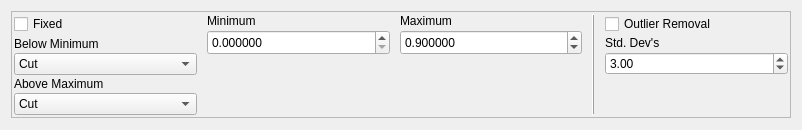
<?xml version="1.0" encoding="UTF-8"?>
<ui version="4.0">
 <class>formWidgetGrayScaleImgInfoBar</class>
 <widget class="QWidget" name="formWidgetGrayScaleImgInfoBar">
  <property name="geometry">
   <rect>
    <x>0</x>
    <y>0</y>
    <width>802</width>
    <height>130</height>
   </rect>
  </property>
  <property name="windowTitle">
   <string>Form</string>
  </property>
  <layout class="QVBoxLayout" name="verticalLayout">
   <item>
    <widget class="QFrame" name="mainFrame">
     <property name="sizePolicy">
      <sizepolicy hsizetype="Expanding" vsizetype="Fixed">
       <horstretch>0</horstretch>
       <verstretch>0</verstretch>
      </sizepolicy>
     </property>
     <property name="minimumSize">
      <size>
       <width>780</width>
       <height>0</height>
      </size>
     </property>
     <property name="frameShape">
      <enum>QFrame::StyledPanel</enum>
     </property>
     <property name="frameShadow">
      <enum>QFrame::Plain</enum>
     </property>
     <layout class="QHBoxLayout" name="horizontalLayout">
      <property name="spacing">
       <number>10</number>
      </property>
      <property name="leftMargin">
       <number>2</number>
      </property>
      <property name="topMargin">
       <number>2</number>
      </property>
      <property name="rightMargin">
       <number>2</number>
      </property>
      <property name="bottomMargin">
       <number>2</number>
      </property>
      <item>
       <layout class="QVBoxLayout" name="verticalLayoutFixedCutCompress">
        <property name="spacing">
         <number>2</number>
        </property>
        <item>
         <widget class="QCheckBox" name="checkBoxFixed">
          <property name="text">
           <string>Fixed</string>
          </property>
          <property name="checked">
           <bool>false</bool>
          </property>
         </widget>
        </item>
        <item>
         <widget class="QLabel" name="labelBelowMin">
          <property name="text">
           <string>Below Minimum</string>
          </property>
         </widget>
        </item>
        <item>
         <widget class="QComboBox" name="comboBoxBelowMin">
          <item>
           <property name="text">
            <string>Cut</string>
           </property>
          </item>
          <item>
           <property name="text">
            <string>Compress</string>
           </property>
          </item>
         </widget>
        </item>
        <item>
         <widget class="QLabel" name="labelAboveMax">
          <property name="text">
           <string>Above Maximum</string>
          </property>
         </widget>
        </item>
        <item>
         <widget class="QComboBox" name="comboBoxAboveMax">
          <item>
           <property name="text">
            <string>Cut</string>
           </property>
          </item>
          <item>
           <property name="text">
            <string>Compress</string>
           </property>
          </item>
         </widget>
        </item>
       </layout>
      </item>
      <item>
       <layout class="QVBoxLayout" name="verticalLayoutMinValue">
        <property name="spacing">
         <number>2</number>
        </property>
        <item>
         <widget class="QLabel" name="labelMinValue">
          <property name="text">
           <string>Minimum</string>
          </property>
         </widget>
        </item>
        <item>
         <widget class="QDoubleSpinBox" name="spinBoxMin">
          <property name="minimumSize">
           <size>
            <width>0</width>
            <height>25</height>
           </size>
          </property>
          <property name="decimals">
           <number>6</number>
          </property>
          <property name="singleStep">
           <double>0.001000000000000</double>
          </property>
         </widget>
        </item>
        <item>
         <spacer name="verticalSpacer">
          <property name="orientation">
           <enum>Qt::Vertical</enum>
          </property>
          <property name="sizeHint" stdset="0">
           <size>
            <width>20</width>
            <height>40</height>
           </size>
          </property>
         </spacer>
        </item>
       </layout>
      </item>
      <item>
       <layout class="QVBoxLayout" name="verticalLayoutMaxValue">
        <property name="spacing">
         <number>2</number>
        </property>
        <item>
         <widget class="QLabel" name="labelMaxValue">
          <property name="text">
           <string>Maximum</string>
          </property>
         </widget>
        </item>
        <item>
         <widget class="QDoubleSpinBox" name="spinBoxMaxValue">
          <property name="minimumSize">
           <size>
            <width>0</width>
            <height>25</height>
           </size>
          </property>
          <property name="decimals">
           <number>6</number>
          </property>
          <property name="value">
           <double>0.900000000000000</double>
          </property>
         </widget>
        </item>
        <item>
         <spacer name="verticalSpacer_2">
          <property name="orientation">
           <enum>Qt::Vertical</enum>
          </property>
          <property name="sizeHint" stdset="0">
           <size>
            <width>20</width>
            <height>40</height>
           </size>
          </property>
         </spacer>
        </item>
       </layout>
      </item>
      <item>
       <widget class="QFrame" name="frameSpacer">
        <property name="frameShape">
         <enum>QFrame::VLine</enum>
        </property>
        <property name="frameShadow">
         <enum>QFrame::Raised</enum>
        </property>
       </widget>
      </item>
      <item>
       <layout class="QVBoxLayout" name="verticalLayoutOutlierRemoval">
        <property name="spacing">
         <number>2</number>
        </property>
        <item>
         <widget class="QCheckBox" name="checkBoxRemOutliers">
          <property name="text">
           <string>Outlier Removal</string>
          </property>
         </widget>
        </item>
        <item>
         <widget class="QLabel" name="labelStdDevs">
          <property name="sizePolicy">
           <sizepolicy hsizetype="Preferred" vsizetype="Minimum">
            <horstretch>0</horstretch>
            <verstretch>0</verstretch>
           </sizepolicy>
          </property>
          <property name="text">
           <string>Std. Dev's</string>
          </property>
         </widget>
        </item>
        <item>
         <widget class="QDoubleSpinBox" name="spinBoxStdDevs">
          <property name="sizePolicy">
           <sizepolicy hsizetype="Minimum" vsizetype="Expanding">
            <horstretch>0</horstretch>
            <verstretch>0</verstretch>
           </sizepolicy>
          </property>
          <property name="maximumSize">
           <size>
            <width>16777215</width>
            <height>25</height>
           </size>
          </property>
          <property name="maximum">
           <double>100.000000000000000</double>
          </property>
          <property name="singleStep">
           <double>0.100000000000000</double>
          </property>
          <property name="value">
           <double>3.000000000000000</double>
          </property>
         </widget>
        </item>
        <item>
         <spacer name="verticalSpacer_3">
          <property name="orientation">
           <enum>Qt::Vertical</enum>
          </property>
          <property name="sizeHint" stdset="0">
           <size>
            <width>20</width>
            <height>40</height>
           </size>
          </property>
         </spacer>
        </item>
       </layout>
      </item>
     </layout>
    </widget>
   </item>
  </layout>
 </widget>
 <resources/>
 <connections/>
</ui>
